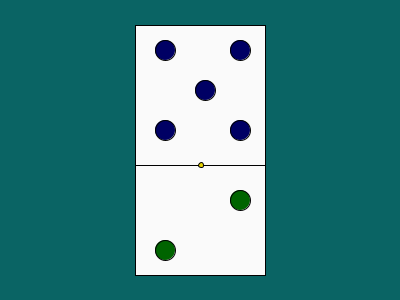
Frame 1 (no input)
Frame 60 (the mouse pressed at the canvas centre just before this capture): identical to frame 1, image omitted
Frame 120 (the mouse held since frame 60 and released just before this capture): identical to frame 1, image omitted

The Processing sketch that drew this single still picture (run headless with seeded random() and noise(); from frame 60 on, the mouse is pressed at the canvas centre):

// Processing sketch: processing_139721
// ── processing_139721.pde

void setup(){
  size (400,300);
  background(10,100,100);
}

void draw(){
  rectMode(CENTER);
  fill(250,250,250);
  rect(200,150,130,250);
  fill(0,100,0);
  ellipse(165, 250, 20, 20);
  fill(0,100,0);
  ellipse(240, 200, 20, 20);
  fill(0,0,100);
  ellipse(165, 50, 20, 20);
  fill(0,0,100);
  ellipse(165, 130, 20, 20);
  fill(0,0,100);
  ellipse(205, 90, 20, 20);
  fill(0,0,100);
  ellipse(240, 50, 20, 20);
  fill(0,0,100);
  ellipse(240, 130, 20, 20);
  fill(0,0,100);
  rect(200,165,129,0);
  fill(230,210,0);
  ellipse(201,165,5,5);
}
